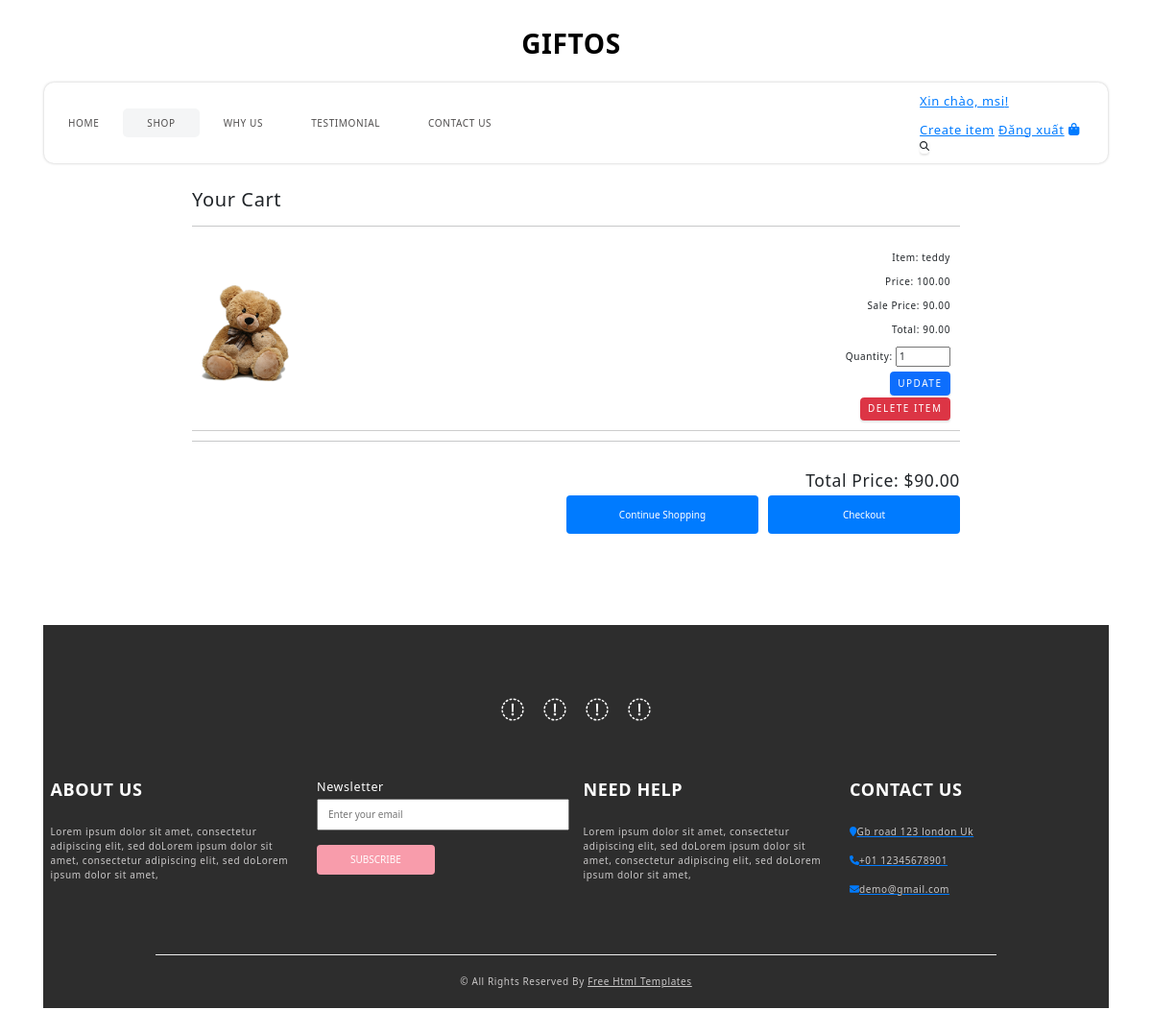
The app's page /cart/ (signed in), older data.
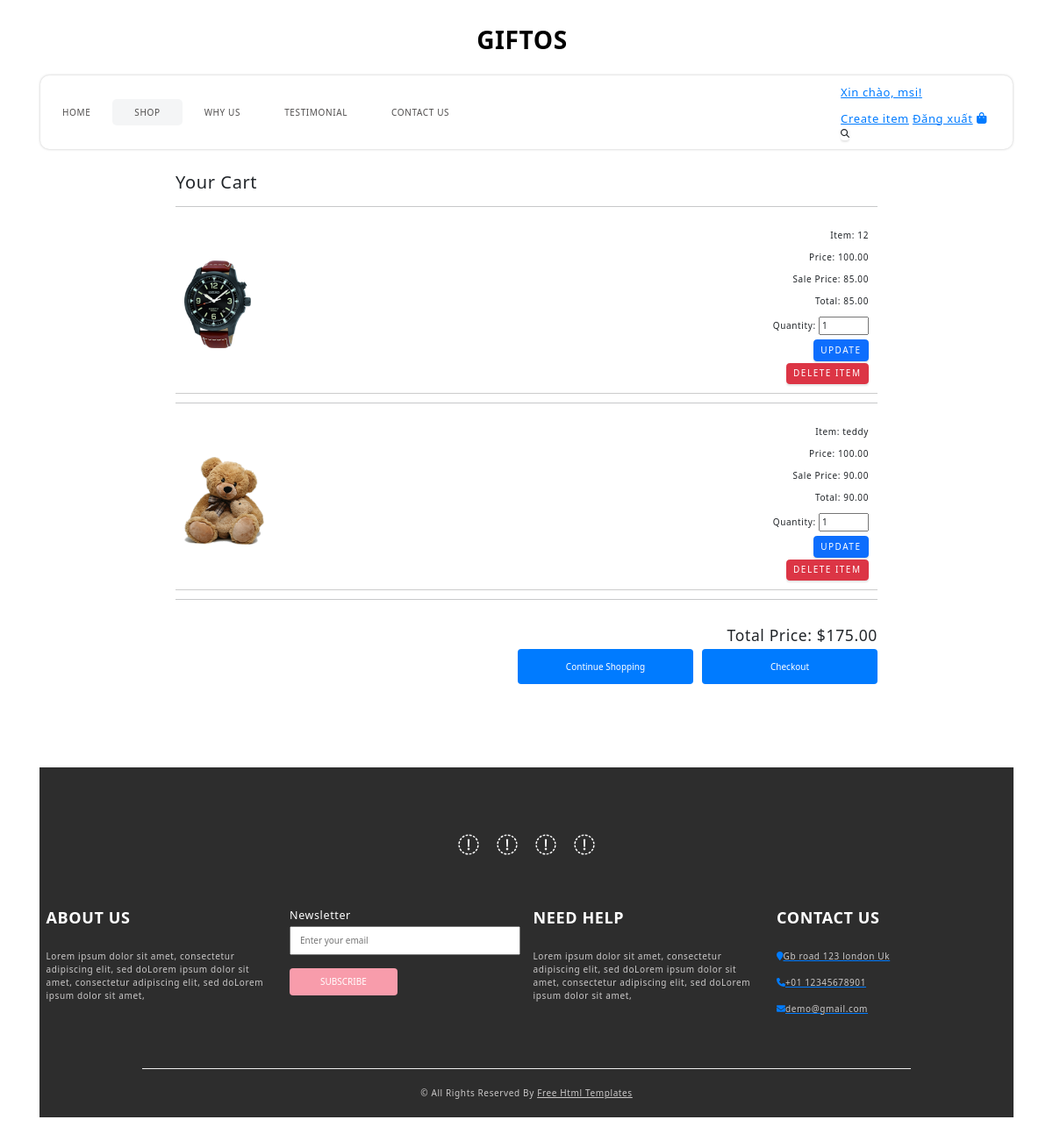
The same page, newer data.
### shop/models.py (models this page shows, shortened)
class CartItem(models.Model):
    cart = models.ForeignKey(Cart, related_name='items', on_delete=models.CASCADE)
    item = models.ForeignKey(Item, on_delete=models.CASCADE)
    quantity = models.PositiveIntegerField(default=1)
    @property
    def total_price(self):
        if self.item.sale_price is not None:
            return self.item.sale_price * self.quantity
        else:
            return self.item.price * self.quantity

class Item(models.Model):
    host = models.ForeignKey(User, on_delete=models.SET_NULL, null=True)
    topic = models.ForeignKey(Topic, on_delete=models.SET_NULL, null=True)
    name = models.CharField(max_length=100)
    price = models.DecimalField(max_digits=20, decimal_places=2)
    sale_price = models.DecimalField(max_digits=20, decimal_places=2, null=True, blank=True)
    image = models.ImageField(upload_to='items/', null=True, blank=True)
    description = models.TextField(null=True, blank=True)
    participants = models.ManyToManyField(User, related_name='participants', blank=True)
    quantity_available = models.PositiveIntegerField(default=0)  # Trường mới để quản lý số lượng
    updated = models.DateTimeField(auto_now=True)
    created = models.DateTimeField(auto_now_add=True)
    class Meta:
        ordering = ['-created']

### shop/views.py (the view, shortened to what this page needs)
# urls.py: path('cart/', views.cart_detail, name='cart_detail'),
@login_required(login_url='login')
def cart_detail(request):
    cart, created = Cart.objects.get_or_create(user=request.user)
    cart_items = cart.items.all()
    total_price = sum(item.total_price for item in cart_items)
    context = {
        'cart': cart,
        'cart_items': cart_items,
        'total_price': total_price,
    }
    return render(request, 'shop/cart_detail.html', context)

### shop/templates/shop/cart_detail.html (shortened to what this page needs)
{% extends 'main.html' %}
{% block content %}
<div class="cart-container">
    <div class="cart-items">
        <h2>Your Cart</h2>
        <hr>
        {% for item in cart.items.all %}
        <div class="cart-item">
            <img src="{{ item.item.image.url }}" alt="{{ item.item.name }}" class="cart-item-image">
            <div class="cart-item-details">
                <p>Item: {{ item.item.name }}</p>
                <p>Price: {{ item.item.price }}</p>
                <p>Sale Price: {{ item.item.sale_price }}</p>
                <p>Total: {{ item.total_price|floatformat:2 }}</p>
                <div class="action-btn">
                    <form method="post" action="{% url 'cart_updateItem' pk=item.id %}">
                        <p>
                            Quantity:
                            <input type="number" name="quantity" value="{{ item.quantity }}" min="1"
                                max="{{ item.item.quantity_available }}">
                        </p>
                        <div class="cart-item-button">
                            <button type="submit" class="btn btn-primary">Update</button>
                        </div>
                    </form>
                    <div class="cart-item-button">
                        <div class="cart-item-delete">
                            <form method="post" action="{% url 'cart_deleteItem' %}">
                                <button type="submit" class="btn btn-danger" style="margin-top: 2px;
                                margin-right: -5px;">Delete Item</button>
                            </form>
                        </div>
                    </div>
                </div>
            </div>
        </div>
        <hr>
        {% endfor %}
    </div>
    <div class="cart-total-checkout">
        <h3>Total Price: ${{ total_price|floatformat:2 }}</h3>
        <div class="cart-button-checkout">
            <div class="cart-item-return">
                <button type="button" onclick="redirectToShop()">Continue Shopping</button>
            </div>
            <div class="cart-item-checkout">
                <button type="button" onclick="redirectToCheckout()">Checkout</button>
            </div>
        </div>
    </div>
</div>
<div style="margin-top:140px;">
    {% include 'shop/info_section.html'%}
</div>
{% endblock %}

Row changes from the older to the newer data that the page shows:
added CartItem: item.image (picture), item.name "12", item.price "100.00", item.sale_price "85.00", total_price "85.00", quantity "1"
Text that changed along with them:
{{ total_price|floatformat:2 }}: "90.00" → "175.00"
